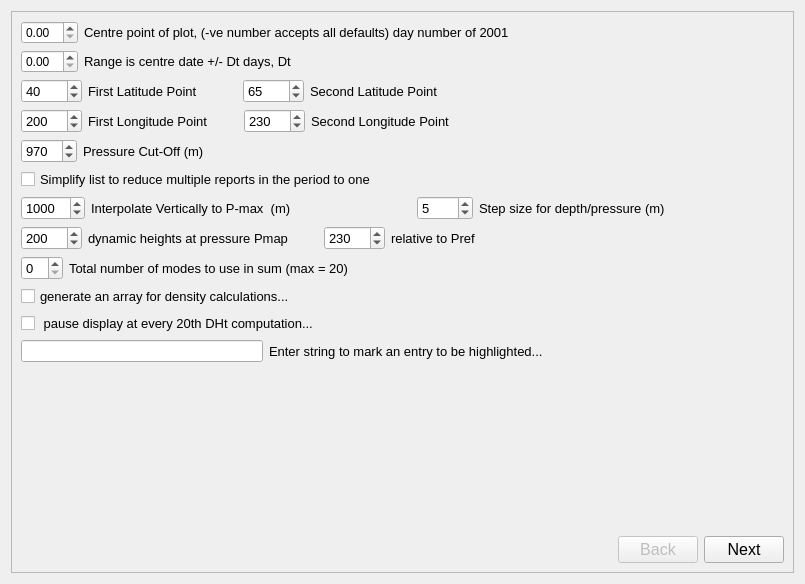
<?xml version="1.0" encoding="UTF-8"?>
<ui version="4.0">
 <class>CirculationApp</class>
 <widget class="QWidget" name="CirculationApp">
  <property name="geometry">
   <rect>
    <x>0</x>
    <y>0</y>
    <width>805</width>
    <height>584</height>
   </rect>
  </property>
  <property name="windowTitle">
   <string>Form</string>
  </property>
  <layout class="QVBoxLayout" name="verticalLayout">
   <item>
    <widget class="QStackedWidget" name="circulationStackedWidget">
     <property name="frameShape">
      <enum>QFrame::StyledPanel</enum>
     </property>
     <widget class="QWidget" name="settingsPage">
      <layout class="QVBoxLayout" name="verticalLayout_2">
       <item>
        <layout class="QHBoxLayout" name="horizontalLayout_3">
         <item>
          <widget class="QDoubleSpinBox" name="doubleSpinBox"/>
         </item>
         <item>
          <widget class="QLabel" name="label_2">
           <property name="font">
            <font>
             <pointsize>10</pointsize>
            </font>
           </property>
           <property name="text">
            <string>Centre point of plot, (-ve number accepts all defaults) day number of 2001</string>
           </property>
          </widget>
         </item>
         <item>
          <spacer name="horizontalSpacer_6">
           <property name="orientation">
            <enum>Qt::Horizontal</enum>
           </property>
           <property name="sizeHint" stdset="0">
            <size>
             <width>40</width>
             <height>20</height>
            </size>
           </property>
          </spacer>
         </item>
        </layout>
       </item>
       <item>
        <layout class="QHBoxLayout" name="horizontalLayout_4">
         <item>
          <widget class="QDoubleSpinBox" name="doubleSpinBox_2"/>
         </item>
         <item>
          <widget class="QLabel" name="label_3">
           <property name="font">
            <font>
             <pointsize>10</pointsize>
            </font>
           </property>
           <property name="text">
            <string>Range is centre date +/- Dt days, Dt</string>
           </property>
          </widget>
         </item>
         <item>
          <spacer name="horizontalSpacer_5">
           <property name="orientation">
            <enum>Qt::Horizontal</enum>
           </property>
           <property name="sizeHint" stdset="0">
            <size>
             <width>40</width>
             <height>20</height>
            </size>
           </property>
          </spacer>
         </item>
        </layout>
       </item>
       <item>
        <layout class="QHBoxLayout" name="horizontalLayout_10">
         <item>
          <widget class="QSpinBox" name="firstLatitudeBox">
           <property name="font">
            <font>
             <pointsize>10</pointsize>
            </font>
           </property>
           <property name="minimum">
            <number>-9999</number>
           </property>
           <property name="maximum">
            <number>9999</number>
           </property>
           <property name="value">
            <number>40</number>
           </property>
          </widget>
         </item>
         <item>
          <widget class="QLabel" name="label_8">
           <property name="font">
            <font>
             <pointsize>10</pointsize>
            </font>
           </property>
           <property name="text">
            <string>First Latitude Point</string>
           </property>
          </widget>
         </item>
         <item>
          <spacer name="horizontalSpacer_24">
           <property name="orientation">
            <enum>Qt::Horizontal</enum>
           </property>
           <property name="sizeType">
            <enum>QSizePolicy::Maximum</enum>
           </property>
           <property name="sizeHint" stdset="0">
            <size>
             <width>40</width>
             <height>20</height>
            </size>
           </property>
          </spacer>
         </item>
         <item>
          <widget class="QSpinBox" name="secondLatitudeBox">
           <property name="font">
            <font>
             <pointsize>10</pointsize>
            </font>
           </property>
           <property name="minimum">
            <number>-9999</number>
           </property>
           <property name="maximum">
            <number>9999</number>
           </property>
           <property name="value">
            <number>65</number>
           </property>
          </widget>
         </item>
         <item>
          <widget class="QLabel" name="label_16">
           <property name="font">
            <font>
             <pointsize>10</pointsize>
            </font>
           </property>
           <property name="text">
            <string>Second Latitude Point</string>
           </property>
          </widget>
         </item>
         <item>
          <spacer name="horizontalSpacer_11">
           <property name="orientation">
            <enum>Qt::Horizontal</enum>
           </property>
           <property name="sizeHint" stdset="0">
            <size>
             <width>40</width>
             <height>20</height>
            </size>
           </property>
          </spacer>
         </item>
        </layout>
       </item>
       <item>
        <layout class="QHBoxLayout" name="horizontalLayout_11">
         <item>
          <widget class="QSpinBox" name="firstLongitudeBox">
           <property name="font">
            <font>
             <pointsize>10</pointsize>
            </font>
           </property>
           <property name="minimum">
            <number>-9999</number>
           </property>
           <property name="maximum">
            <number>9999</number>
           </property>
           <property name="value">
            <number>200</number>
           </property>
          </widget>
         </item>
         <item>
          <widget class="QLabel" name="label_9">
           <property name="font">
            <font>
             <pointsize>10</pointsize>
            </font>
           </property>
           <property name="text">
            <string>First Longitude Point</string>
           </property>
          </widget>
         </item>
         <item>
          <spacer name="horizontalSpacer_25">
           <property name="orientation">
            <enum>Qt::Horizontal</enum>
           </property>
           <property name="sizeType">
            <enum>QSizePolicy::Maximum</enum>
           </property>
           <property name="sizeHint" stdset="0">
            <size>
             <width>30</width>
             <height>20</height>
            </size>
           </property>
          </spacer>
         </item>
         <item>
          <widget class="QSpinBox" name="secondLongitudeBox">
           <property name="font">
            <font>
             <pointsize>10</pointsize>
            </font>
           </property>
           <property name="minimum">
            <number>-9999</number>
           </property>
           <property name="maximum">
            <number>9999</number>
           </property>
           <property name="value">
            <number>230</number>
           </property>
          </widget>
         </item>
         <item>
          <widget class="QLabel" name="label_17">
           <property name="font">
            <font>
             <pointsize>10</pointsize>
            </font>
           </property>
           <property name="text">
            <string>Second Longitude Point</string>
           </property>
          </widget>
         </item>
         <item>
          <spacer name="horizontalSpacer_12">
           <property name="orientation">
            <enum>Qt::Horizontal</enum>
           </property>
           <property name="sizeHint" stdset="0">
            <size>
             <width>40</width>
             <height>20</height>
            </size>
           </property>
          </spacer>
         </item>
        </layout>
       </item>
       <item>
        <layout class="QHBoxLayout" name="horizontalLayout_12">
         <item>
          <widget class="QSpinBox" name="pressureCutOffBox">
           <property name="font">
            <font>
             <pointsize>10</pointsize>
            </font>
           </property>
           <property name="maximum">
            <number>2100</number>
           </property>
           <property name="value">
            <number>970</number>
           </property>
          </widget>
         </item>
         <item>
          <widget class="QLabel" name="label_10">
           <property name="font">
            <font>
             <pointsize>10</pointsize>
            </font>
           </property>
           <property name="text">
            <string>Pressure Cut-Off (m)</string>
           </property>
          </widget>
         </item>
         <item>
          <widget class="QLabel" name="pressureCutOffWarningLabel">
           <property name="text">
            <string/>
           </property>
          </widget>
         </item>
         <item>
          <spacer name="horizontalSpacer_13">
           <property name="orientation">
            <enum>Qt::Horizontal</enum>
           </property>
           <property name="sizeHint" stdset="0">
            <size>
             <width>40</width>
             <height>20</height>
            </size>
           </property>
          </spacer>
         </item>
        </layout>
       </item>
       <item>
        <layout class="QHBoxLayout" name="horizontalLayout_5">
         <item>
          <widget class="QCheckBox" name="simplifyListCheckBox">
           <property name="font">
            <font>
             <pointsize>10</pointsize>
            </font>
           </property>
           <property name="text">
            <string>Simplify list to reduce multiple reports in the period to one</string>
           </property>
          </widget>
         </item>
         <item>
          <spacer name="horizontalSpacer_4">
           <property name="orientation">
            <enum>Qt::Horizontal</enum>
           </property>
           <property name="sizeHint" stdset="0">
            <size>
             <width>40</width>
             <height>20</height>
            </size>
           </property>
          </spacer>
         </item>
        </layout>
       </item>
       <item>
        <layout class="QHBoxLayout" name="horizontalLayout_13">
         <item>
          <widget class="QSpinBox" name="maxInterpDepthBox">
           <property name="font">
            <font>
             <pointsize>10</pointsize>
            </font>
           </property>
           <property name="maximum">
            <number>99999</number>
           </property>
           <property name="value">
            <number>1000</number>
           </property>
          </widget>
         </item>
         <item>
          <widget class="QLabel" name="label_11">
           <property name="font">
            <font>
             <pointsize>10</pointsize>
            </font>
           </property>
           <property name="text">
            <string>Interpolate Vertically to P-max  (m)</string>
           </property>
          </widget>
         </item>
         <item>
          <spacer name="horizontalSpacer_14">
           <property name="orientation">
            <enum>Qt::Horizontal</enum>
           </property>
           <property name="sizeHint" stdset="0">
            <size>
             <width>40</width>
             <height>20</height>
            </size>
           </property>
          </spacer>
         </item>
         <item>
          <widget class="QSpinBox" name="stepSizeBox">
           <property name="font">
            <font>
             <pointsize>10</pointsize>
            </font>
           </property>
           <property name="maximum">
            <number>9999</number>
           </property>
           <property name="value">
            <number>5</number>
           </property>
          </widget>
         </item>
         <item>
          <widget class="QLabel" name="label_12">
           <property name="font">
            <font>
             <pointsize>10</pointsize>
            </font>
           </property>
           <property name="text">
            <string>Step size for depth/pressure (m)</string>
           </property>
          </widget>
         </item>
         <item>
          <spacer name="horizontalSpacer_15">
           <property name="orientation">
            <enum>Qt::Horizontal</enum>
           </property>
           <property name="sizeHint" stdset="0">
            <size>
             <width>40</width>
             <height>20</height>
            </size>
           </property>
          </spacer>
         </item>
        </layout>
       </item>
       <item>
        <layout class="QHBoxLayout" name="horizontalLayout_14">
         <item>
          <widget class="QSpinBox" name="dynHeightAtPBox">
           <property name="font">
            <font>
             <pointsize>10</pointsize>
            </font>
           </property>
           <property name="minimum">
            <number>-9999</number>
           </property>
           <property name="maximum">
            <number>9999</number>
           </property>
           <property name="value">
            <number>200</number>
           </property>
          </widget>
         </item>
         <item>
          <widget class="QLabel" name="label_13">
           <property name="font">
            <font>
             <pointsize>10</pointsize>
            </font>
           </property>
           <property name="text">
            <string>dynamic heights at pressure Pmap</string>
           </property>
          </widget>
         </item>
         <item>
          <spacer name="horizontalSpacer_26">
           <property name="orientation">
            <enum>Qt::Horizontal</enum>
           </property>
           <property name="sizeType">
            <enum>QSizePolicy::Maximum</enum>
           </property>
           <property name="sizeHint" stdset="0">
            <size>
             <width>30</width>
             <height>20</height>
            </size>
           </property>
          </spacer>
         </item>
         <item>
          <widget class="QSpinBox" name="relativeToPrefBox">
           <property name="font">
            <font>
             <pointsize>10</pointsize>
            </font>
           </property>
           <property name="minimum">
            <number>-9999</number>
           </property>
           <property name="maximum">
            <number>9999</number>
           </property>
           <property name="value">
            <number>230</number>
           </property>
          </widget>
         </item>
         <item>
          <widget class="QLabel" name="label_18">
           <property name="font">
            <font>
             <pointsize>10</pointsize>
            </font>
           </property>
           <property name="text">
            <string>relative to Pref</string>
           </property>
          </widget>
         </item>
         <item>
          <spacer name="horizontalSpacer_16">
           <property name="orientation">
            <enum>Qt::Horizontal</enum>
           </property>
           <property name="sizeHint" stdset="0">
            <size>
             <width>40</width>
             <height>20</height>
            </size>
           </property>
          </spacer>
         </item>
        </layout>
       </item>
       <item>
        <layout class="QHBoxLayout" name="horizontalLayout">
         <item>
          <widget class="QSpinBox" name="totalModesBox">
           <property name="font">
            <font>
             <pointsize>10</pointsize>
            </font>
           </property>
           <property name="maximum">
            <number>20</number>
           </property>
          </widget>
         </item>
         <item>
          <widget class="QLabel" name="label_4">
           <property name="font">
            <font>
             <pointsize>10</pointsize>
            </font>
           </property>
           <property name="text">
            <string>Total number of modes to use in sum (max = 20)</string>
           </property>
          </widget>
         </item>
         <item>
          <spacer name="horizontalSpacer_7">
           <property name="orientation">
            <enum>Qt::Horizontal</enum>
           </property>
           <property name="sizeHint" stdset="0">
            <size>
             <width>40</width>
             <height>20</height>
            </size>
           </property>
          </spacer>
         </item>
        </layout>
       </item>
       <item>
        <layout class="QHBoxLayout" name="horizontalLayout_6">
         <item>
          <widget class="QCheckBox" name="generateArrayCheckBox">
           <property name="font">
            <font>
             <pointsize>10</pointsize>
            </font>
           </property>
           <property name="text">
            <string>generate an array for density calculations...</string>
           </property>
          </widget>
         </item>
         <item>
          <spacer name="horizontalSpacer_3">
           <property name="orientation">
            <enum>Qt::Horizontal</enum>
           </property>
           <property name="sizeHint" stdset="0">
            <size>
             <width>40</width>
             <height>20</height>
            </size>
           </property>
          </spacer>
         </item>
        </layout>
       </item>
       <item>
        <layout class="QHBoxLayout" name="horizontalLayout_7">
         <item>
          <widget class="QCheckBox" name="pauseOn20thCheckBox">
           <property name="font">
            <font>
             <pointsize>10</pointsize>
            </font>
           </property>
           <property name="text">
            <string> pause display at every 20th DHt computation...</string>
           </property>
          </widget>
         </item>
         <item>
          <spacer name="horizontalSpacer_2">
           <property name="orientation">
            <enum>Qt::Horizontal</enum>
           </property>
           <property name="sizeHint" stdset="0">
            <size>
             <width>40</width>
             <height>20</height>
            </size>
           </property>
          </spacer>
         </item>
        </layout>
       </item>
       <item>
        <layout class="QHBoxLayout" name="horizontalLayout_2">
         <item>
          <widget class="QLineEdit" name="entryStringLineEdit"/>
         </item>
         <item>
          <widget class="QLabel" name="label_5">
           <property name="font">
            <font>
             <pointsize>10</pointsize>
            </font>
           </property>
           <property name="text">
            <string>Enter string to mark an entry to be highlighted...</string>
           </property>
          </widget>
         </item>
         <item>
          <spacer name="horizontalSpacer">
           <property name="orientation">
            <enum>Qt::Horizontal</enum>
           </property>
           <property name="sizeHint" stdset="0">
            <size>
             <width>40</width>
             <height>20</height>
            </size>
           </property>
          </spacer>
         </item>
        </layout>
       </item>
       <item>
        <spacer name="verticalSpacer">
         <property name="orientation">
          <enum>Qt::Vertical</enum>
         </property>
         <property name="sizeHint" stdset="0">
          <size>
           <width>20</width>
           <height>128</height>
          </size>
         </property>
        </spacer>
       </item>
       <item>
        <layout class="QHBoxLayout" name="horizontalLayout_8">
         <item>
          <spacer name="horizontalSpacer_32">
           <property name="orientation">
            <enum>Qt::Horizontal</enum>
           </property>
           <property name="sizeHint" stdset="0">
            <size>
             <width>40</width>
             <height>20</height>
            </size>
           </property>
          </spacer>
         </item>
         <item>
          <widget class="QPushButton" name="backButton_2">
           <property name="enabled">
            <bool>false</bool>
           </property>
           <property name="font">
            <font>
             <pointsize>12</pointsize>
            </font>
           </property>
           <property name="text">
            <string>Back</string>
           </property>
          </widget>
         </item>
         <item>
          <widget class="QPushButton" name="nextButton">
           <property name="font">
            <font>
             <pointsize>12</pointsize>
            </font>
           </property>
           <property name="text">
            <string>Next</string>
           </property>
          </widget>
         </item>
        </layout>
       </item>
      </layout>
     </widget>
     <widget class="QWidget" name="page_2"/>
    </widget>
   </item>
  </layout>
 </widget>
 <resources/>
 <connections/>
</ui>
